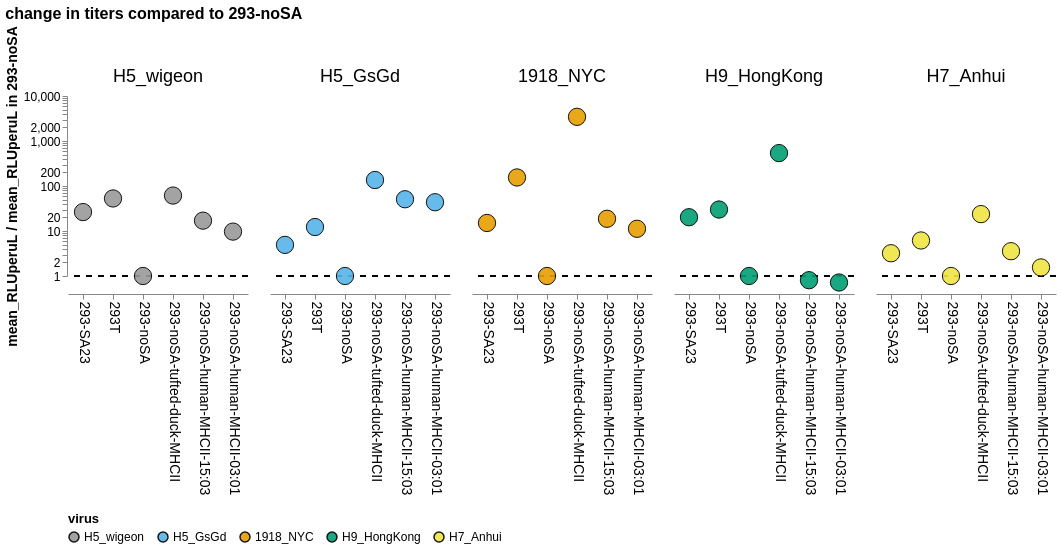

This figure's notebook cell:
### Code cell
CBPALETTE = ('#999999','#56B4E9','#E69F00','#009E73','#F0E442','#0072B2','#D55E00','#CC79A7')

df = average_titers.copy()

# get baseline mean_RLUperuL for each virus in 293-noSA cells
baseline = (
    df.loc[df["cells"] == "293-noSA", ["virus", "mean_RLUperuL"]]
    .rename(columns={"mean_RLUperuL": "mean_RLUperuL_293_noSA"})
)

# join baseline back onto all rows by virus
df = df.merge(baseline, on="virus", how="left")

# keep only the cell lines you want to compare against 293-noSA
df = df[df["cells"].isin(cells_order)].copy()

# calculate fold-change over 293-noSA
df["RLU_over_293_noSA"] = df["mean_RLUperuL"] / df["mean_RLUperuL_293_noSA"]

# set ordering
df["virus"] = df["virus"].astype(
    CategoricalDtype(categories=virus_order, ordered=True)
)

df["cells"] = df["cells"].astype(
    CategoricalDtype(categories=cells_order, ordered=True)
)

df["virus"] = df["virus"].astype(
    CategoricalDtype(categories=virus_order, ordered=True)
)

df["cells"] = df["cells"].astype(
    CategoricalDtype(categories=cells_order, ordered=True)
)

base = alt.Chart(df).encode(
    x=alt.X(
        "cells:N",
        sort=cells_order,
        title=None,
        axis=alt.Axis(
            labelAngle=90,
            labelFontSize=14,
            labelLimit=0
        ),
    ),
    y=alt.Y(
        "RLU_over_293_noSA:Q",
        scale=alt.Scale(type="log", domain=[1, 10000]),
        title="mean_RLUperuL / mean_RLUperuL in 293-noSA",
        axis=alt.Axis(
            titleFontSize=14,
            labelFontSize=12
        ),
    ),
    color=alt.Color(
        "virus:N",
        sort=virus_order,
        scale=alt.Scale(range=CBPALETTE),
        legend=alt.Legend(
            title="virus",
            orient="bottom",
            titleFontSize=13,
            labelFontSize=12,
            labelLimit=0
        ),
    ),
    tooltip=[
        "virus:N",
        "cells:N",
        alt.Tooltip("RLU_over_293_noSA:Q"),
    ],
)

points = base.mark_point(
    size=300,
    filled=True,
    opacity=0.9,
    stroke="black",
    strokeWidth=1,
)

hline = alt.Chart(df).mark_rule(
    strokeDash=[6, 6],
    color="black"
).encode(
    y=alt.datum(1)
)

chart = (
    alt.layer(hline, points)
    .properties(
        width=180,
        height=180
    )
    .facet(
        column=alt.Column(
            "virus:N",
            sort=virus_order,
            header=alt.Header(
                title=None,
                labelFontSize=18,
                labelOrient="top",
            ),
        ),
        columns=4,
    )
    .properties(
        title="change in titers compared to 293-noSA"
    )
    .resolve_scale(
        y="shared"
    )
    .configure_axis(
        grid=False
    )
    .configure_view(
        stroke=None
    )
    .configure_title(
        fontSize=16
    )
    .configure_facet(
        spacing=20
    )
)

chart

### Figure 1 — Vega-Lite specification as saved in the notebook (floating-point values rounded to 4 significant figures)
{"config": {"view": {"continuousWidth": 300, "continuousHeight": 300, "stroke": null}, "axis": {"grid": false}, "facet": {"spacing": 20}, "title": {"fontSize": 16}}, "data": {"name": "data-799081ec220de01d4461625c4c3d432f"}, "facet": {"column": {"field": "virus", "header": {"labelFontSize": 18, "labelOrient": "top", "title": null}, "sort": ["H5_wigeon", "H5_GsGd", "1918_NYC", "H9_HongKong", "H7_Anhui"], "type": "nominal"}}, "spec": {"layer": [{"mark": {"type": "rule", "color": "black", "strokeDash": [6, 6]}, "encoding": {"y": {"datum": 1}}}, {"mark": {"type": "point", "filled": true, "opacity": 0.9, "size": 300, "stroke": "black", "strokeWidth": 1}, "encoding": {"color": {"field": "virus", "legend": {"labelFontSize": 12, "labelLimit": 0, "orient": "bottom", "title": "virus", "titleFontSize": 13}, "scale": {"range": ["#999999", "#56B4E9", "#E69F00", "#009E73", "#F0E442", "#0072B2", "#D55E00", "#CC79A7"]}, "sort": ["H5_wigeon", "H5_GsGd", "1918_NYC", "H9_HongKong", "H7_Anhui"], "type": "nominal"}, "tooltip": [{"field": "virus", "type": "nominal"}, {"field": "cells", "type": "nominal"}, {"field": "RLU_over_293_noSA", "type": "quantitative"}], "x": {"axis": {"labelAngle": 90, "labelFontSize": 14, "labelLimit": 0}, "field": "cells", "sort": ["293-SA23", "293T", "293-noSA", "293-noSA-tufted-duck-MHCII", "293-noSA-human-MHCII-15:03", "293-noSA-human-MHCII-03:01"], "title": null, "type": "nominal"}, "y": {"axis": {"labelFontSize": 12, "titleFontSize": 14}, "field": "RLU_over_293_noSA", "scale": {"domain": [1, 10000], "type": "log"}, "title": "mean_RLUperuL / mean_RLUperuL in 293-noSA", "type": "quantitative"}}}], "height": 180, "width": 180}, "columns": 4, "resolve": {"scale": {"y": "shared"}}, "title": "change in titers compared to 293-noSA", "$schema": "https://vega.github.io/schema/vega-lite/v6.1.0.json", "datasets": {"data-799081ec220de01d4461625c4c3d432f": [{"virus": "1918_NYC", "cells": "293-SA23", "oseltamivir": "no", "media": "IGM", "mean_RLUperuL": 1679.0, "mean_RLUperuL_293_noSA": 111.4, "RLU_over_293_noSA": 15.08}, {"virus": "1918_NYC", "cells": "293-noSA", "oseltamivir": "no", "media": "IGM", "mean_RLUperuL": 111.4, "mean_RLUperuL_293_noSA": 111.4, "RLU_over_293_noSA": 1.0}, {"virus": "1918_NYC", "cells": "293-noSA-human-MHCII-03:01", "oseltamivir": "no", "media": "IGM", "mean_RLUperuL": 1247.0, "mean_RLUperuL_293_noSA": 111.4, "RLU_over_293_noSA": 11.2}, {"virus": "1918_NYC", "cells": "293-noSA-human-MHCII-15:03", "oseltamivir": "no", "media": "IGM", "mean_RLUperuL": 2082.0, "mean_RLUperuL_293_noSA": 111.4, "RLU_over_293_noSA": 18.69}, {"virus": "1918_NYC", "cells": "293-noSA-tufted-duck-MHCII", "oseltamivir": "no", "media": "IGM", "mean_RLUperuL": 383700.0, "mean_RLUperuL_293_noSA": 111.4, "RLU_over_293_noSA": 3444.0}, {"virus": "1918_NYC", "cells": "293T", "oseltamivir": "no", "media": "IGM", "mean_RLUperuL": 17230.0, "mean_RLUperuL_293_noSA": 111.4, "RLU_over_293_noSA": 154.7}, {"virus": "H5_GsGd", "cells": "293-SA23", "oseltamivir": "no", "media": "IGM", "mean_RLUperuL": 72350.0, "mean_RLUperuL_293_noSA": 14730.0, "RLU_over_293_noSA": 4.912}, {"virus": "H5_GsGd", "cells": "293-noSA", "oseltamivir": "no", "media": "IGM", "mean_RLUperuL": 14730.0, "mean_RLUperuL_293_noSA": 14730.0, "RLU_over_293_noSA": 1.0}, {"virus": "H5_GsGd", "cells": "293-noSA-human-MHCII-03:01", "oseltamivir": "no", "media": "IGM", "mean_RLUperuL": 642300.0, "mean_RLUperuL_293_noSA": 14730.0, "RLU_over_293_noSA": 43.61}, {"virus": "H5_GsGd", "cells": "293-noSA-human-MHCII-15:03", "oseltamivir": "no", "media": "IGM", "mean_RLUperuL": 747900.0, "mean_RLUperuL_293_noSA": 14730.0, "RLU_over_293_noSA": 50.78}, {"virus": "H5_GsGd", "cells": "293-noSA-tufted-duck-MHCII", "oseltamivir": "no", "media": "IGM", "mean_RLUperuL": 2002000.0, "mean_RLUperuL_293_noSA": 14730.0, "RLU_over_293_noSA": 135.9}, {"virus": "H5_GsGd", "cells": "293T", "oseltamivir": "no", "media": "IGM", "mean_RLUperuL": 180400.0, "mean_RLUperuL_293_noSA": 14730.0, "RLU_over_293_noSA": 12.25}, {"virus": "H5_wigeon", "cells": "293-SA23", "oseltamivir": "no", "media": "IGM", "mean_RLUperuL": 1239000.0, "mean_RLUperuL_293_noSA": 46990.0, "RLU_over_293_noSA": 26.36}, {"virus": "H5_wigeon", "cells": "293-noSA", "oseltamivir": "no", "media": "IGM", "mean_RLUperuL": 46990.0, "mean_RLUperuL_293_noSA": 46990.0, "RLU_over_293_noSA": 1.0}, {"virus": "H5_wigeon", "cells": "293-noSA-human-MHCII-03:01", "oseltamivir": "no", "media": "IGM", "mean_RLUperuL": 455600.0, "mean_RLUperuL_293_noSA": 46990.0, "RLU_over_293_noSA": 9.696}, {"virus": "H5_wigeon", "cells": "293-noSA-human-MHCII-15:03", "oseltamivir": "no", "media": "IGM", "mean_RLUperuL": 797800.0, "mean_RLUperuL_293_noSA": 46990.0, "RLU_over_293_noSA": 16.98}, {"virus": "H5_wigeon", "cells": "293-noSA-tufted-duck-MHCII", "oseltamivir": "no", "media": "IGM", "mean_RLUperuL": 2882000.0, "mean_RLUperuL_293_noSA": 46990.0, "RLU_over_293_noSA": 61.34}, {"virus": "H5_wigeon", "cells": "293T", "oseltamivir": "no", "media": "IGM", "mean_RLUperuL": 2484000.0, "mean_RLUperuL_293_noSA": 46990.0, "RLU_over_293_noSA": 52.86}, {"virus": "H7_Anhui", "cells": "293-SA23", "oseltamivir": "no", "media": "IGM", "mean_RLUperuL": 29350.0, "mean_RLUperuL_293_noSA": 9162.0, "RLU_over_293_noSA": 3.204}, {"virus": "H7_Anhui", "cells": "293-noSA", "oseltamivir": "no", "media": "IGM", "mean_RLUperuL": 9162.0, "mean_RLUperuL_293_noSA": 9162.0, "RLU_over_293_noSA": 1.0}, {"virus": "H7_Anhui", "cells": "293-noSA-human-MHCII-03:01", "oseltamivir": "no", "media": "IGM", "mean_RLUperuL": 14180.0, "mean_RLUperuL_293_noSA": 9162.0, "RLU_over_293_noSA": 1.548}, {"virus": "H7_Anhui", "cells": "293-noSA-human-MHCII-15:03", "oseltamivir": "no", "media": "IGM", "mean_RLUperuL": 32600.0, "mean_RLUperuL_293_noSA": 9162.0, "RLU_over_293_noSA": 3.559}, {"virus": "H7_Anhui", "cells": "293-noSA-tufted-duck-MHCII", "oseltamivir": "no", "media": "IGM", "mean_RLUperuL": 217400.0, "mean_RLUperuL_293_noSA": 9162.0, "RLU_over_293_noSA": 23.73}, {"virus": "H7_Anhui", "cells": "293T", "oseltamivir": "no", "media": "IGM", "mean_RLUperuL": 56420.0, "mean_RLUperuL_293_noSA": 9162.0, "RLU_over_293_noSA": 6.158}, {"virus": "H9_HongKong", "cells": "293-SA23", "oseltamivir": "no", "media": "IGM", "mean_RLUperuL": 2417.0, "mean_RLUperuL_293_noSA": 119.4, "RLU_over_293_noSA": 20.25}, {"virus": "H9_HongKong", "cells": "293-noSA", "oseltamivir": "no", "media": "IGM", "mean_RLUperuL": 119.4, "mean_RLUperuL_293_noSA": 119.4, "RLU_over_293_noSA": 1.0}, {"virus": "H9_HongKong", "cells": "293-noSA-human-MHCII-03:01", "oseltamivir": "no", "media": "IGM", "mean_RLUperuL": 85.63, "mean_RLUperuL_293_noSA": 119.4, "RLU_over_293_noSA": 0.7174}, {"virus": "H9_HongKong", "cells": "293-noSA-human-MHCII-15:03", "oseltamivir": "no", "media": "IGM", "mean_RLUperuL": 96.32, "mean_RLUperuL_293_noSA": 119.4, "RLU_over_293_noSA": 0.8069}, {"virus": "H9_HongKong", "cells": "293-noSA-tufted-duck-MHCII", "oseltamivir": "no", "media": "IGM", "mean_RLUperuL": 64360.0, "mean_RLUperuL_293_noSA": 119.4, "RLU_over_293_noSA": 539.2}, {"virus": "H9_HongKong", "cells": "293T", "oseltamivir": "no", "media": "IGM", "mean_RLUperuL": 3581.0, "mean_RLUperuL_293_noSA": 119.4, "RLU_over_293_noSA": 30.0}]}}
